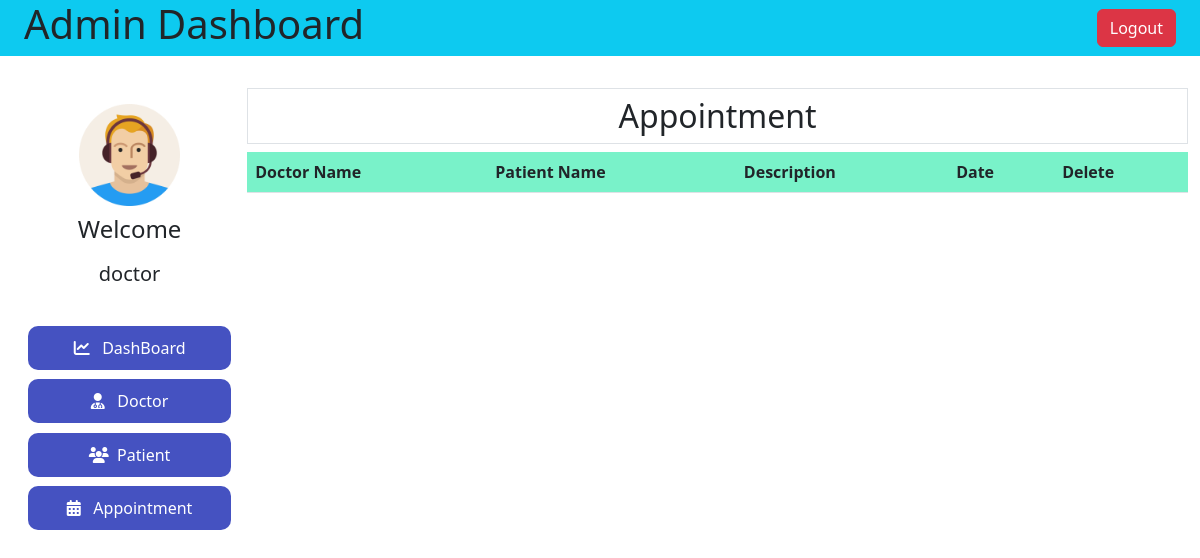
Page /admin-view-appointment/ (signed in) on the earlier database version.
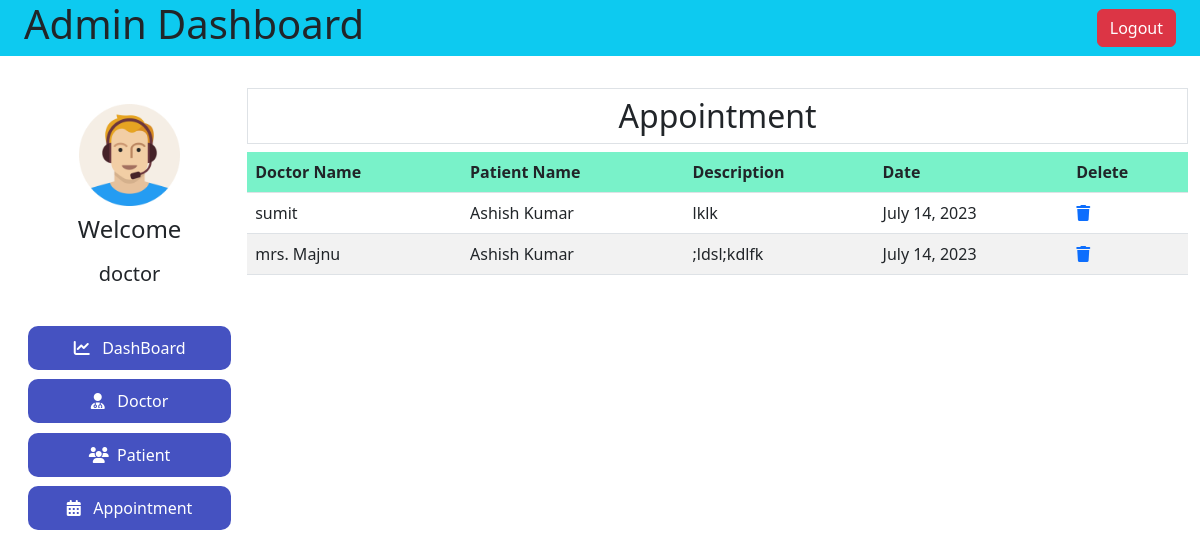
Same page on the later database version.
### hospital/models.py (models this page shows, shortened)
class Appointment(models.Model):
    patientId = models.PositiveIntegerField(null=True)
    doctorId = models.PositiveIntegerField(null=True)
    patientName = models.CharField(max_length=40, null=True)
    doctorName = models.CharField(max_length=40, null=True)
    appointmentDate = models.DateField(auto_now=True)
    description = models.TextField(max_length=500)
    status = models.BooleanField(default=False)

### hospital/views.py (the view)
# urls.py: path('admin-view-appointment/',ViewAdminViewAppointment,name='adminViewAppointment'),
@login_required(login_url='adminlogin')
def ViewAdminViewAppointment(request):
    appointment = Appointment.objects.all().filter(status=True)
    return render(request,'hospital/adminViewAppointment.html',locals())

### templates/hospital/adminViewAppointment.html
{% extends 'hospital/adminDashboard.html' %}
{% block adminDashBoard %}
<h2 class="text-center p-2 border"> Appointment</h2>
<table class="table table-striped table-hover">
    <tr class="bg-info" >
        <th >Doctor Name</th>
        <th>Patient Name</th>
        <th>Description</th>
        <th>Date</th>
        <th>Delete</th>
    </tr>
    {% for app in appointment %}
        <tr>
        <td>{{app.doctorName}}</td>
        <td>{{app.patientName}}</td>
        <td>{{app.description}}</td>
        <td>{{app.appointmentDate}}</td>
        <td><a href="{% url 'AppointmentReject' app.id %}"><i class="fa-solid fa-trash"></i></a></td>
        </tr>
    {% endfor %}
</table>
{% endblock adminDashBoard %}

Differences in the rows shown:
added Appointment: doctorName "sumit", patientName "Ashish Kumar", description "lklk", appointmentDate "July 14, 2023"
added Appointment: doctorName "mrs. Majnu", patientName "Ashish Kumar", description ";ldsl;kdlfk", appointmentDate "July 14, 2023"
